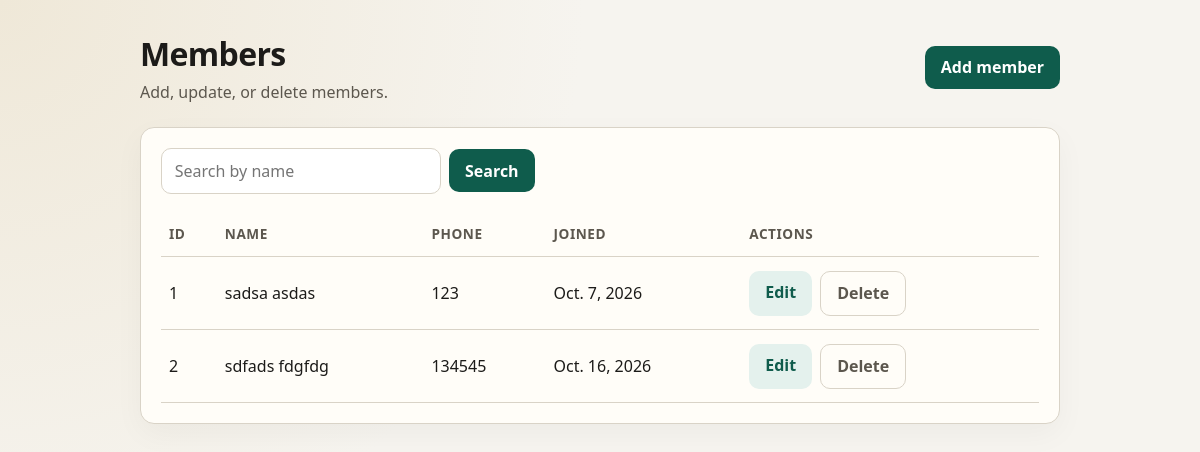
Before: /app1/members/ with the older database file.
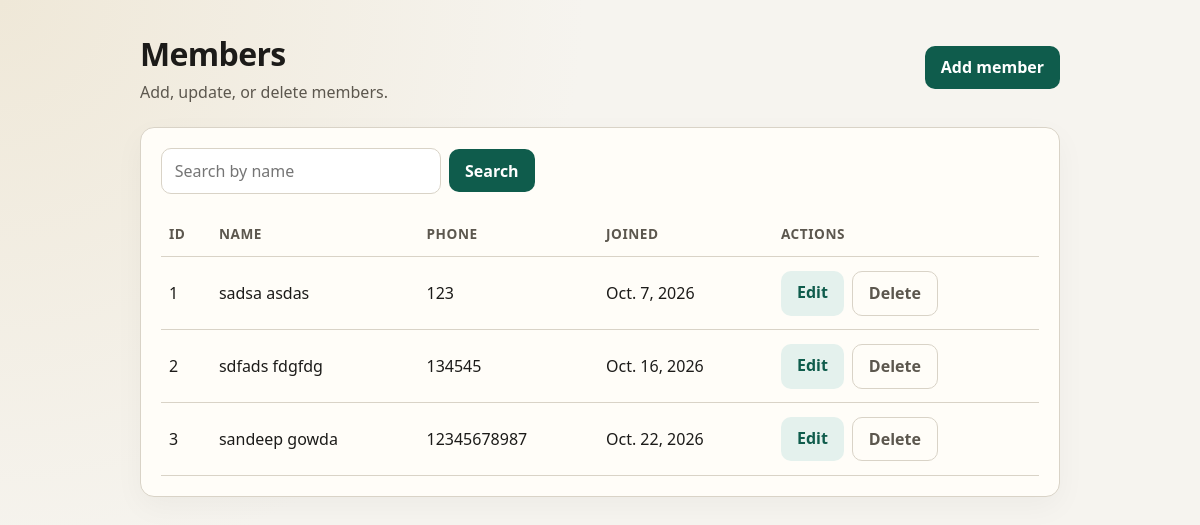
After: the same page with the newer database file.
### app1/models.py (models this page shows, shortened)
class Member(models.Model):
    firstname = models.CharField(max_length=255)
    lastname = models.CharField(max_length=255)
    phone = models.IntegerField(null=True)
    joined_date = models.DateField(null=True)

### app1/views.py (the view)
# urls.py: path('members/', views.members, name='members'),
def members(request):
    query = request.GET.get('q', '').strip()
    all_members = Member.objects.all().order_by('id')
    if query:
        all_members = all_members.filter(
            Q(firstname__icontains=query) | Q(lastname__icontains=query)
        )
    template = loader.get_template('members.html')
    context = {
        'members': all_members,
        'query': query,
    }
    return HttpResponse(template.render(context, request))

### app1/templates/members.html (shortened to what this page needs)
{% extends "base.html" %}
{% block content %}
<header>
  <div>
    <h1>Members</h1>
    <p class="lead">Add, update, or delete members.</p>
  </div>
  <a class="btn btn-primary" href="{% url 'add_member' %}">Add member</a>
</header>
<div class="panel">
  <form method="get" action="{% url 'members' %}" style="max-width: none; margin-bottom: 1rem; display: flex; gap: 0.5rem; align-items: center;">
    <input
      type="text"
      name="q"
      value="{{ query }}"
      placeholder="Search by name"
      style="max-width: 280px;"
    />
    <button class="btn btn-primary" type="submit">Search</button>
  </form>
  {% if members %}
  <table>
    <thead>
      <tr>
        <th>ID</th>
        <th>Name</th>
        <th>Phone</th>
        <th>Joined</th>
        <th>Actions</th>
      </tr>
    </thead>
    <tbody>
      {% for member in members %}
      <tr>
        <td>{{ member.id }}</td>
        <td>{{ member.firstname }} {{ member.lastname }}</td>
        <td>{{ member.phone|default:"—" }}</td>
        <td>{{ member.joined_date|default:"—" }}</td>
        <td>
          <div class="actions">
            <a class="btn btn-secondary" href="{% url 'update_member' member.id %}">Edit</a>
            <a class="btn btn-ghost" href="{% url 'delete_member' member.id %}">Delete</a>
          </div>
        </td>
      </tr>
      {% endfor %}
    </tbody>
  </table>
  {% elif query %}
  <p class="empty">No members match “{{ query }}”.</p>
  {% else %}
  <p class="empty">No members yet. Add your first one.</p>
  {% endif %}
</div>
{% endblock %}

### app1/templates/base.html (shortened to what this page needs)
<!doctype html>
<html lang="en">
  <head>
  </head>
  <body>
    <div class="wrap">
      {% block content %}{% endblock %}
    </div>
  </body>
</html>

### app1/templates/base.html (style rules this page uses)
:root { --bg: #f6f4ef; --ink: #1c1b19; --muted: #5c574e; --line: #d9d3c7; --accent: #0f5c4c; --accent-soft: #e4f1ed; --danger: #8b2e2e; --danger-soft: #f7e8e8; --card: #fffdf8; }
* { box-sizing: border-box; }
body { margin: 0; font-family: "Segoe UI", Tahoma, Geneva, Verdana, sans-serif; background: radial-gradient(circle at top left, #efe8d8 0%, transparent 40%), var(--bg); color: var(--ink); min-height: 100vh; }
.wrap { width: min(920px, calc(100% - 2rem)); margin: 2rem auto; }
header { display: flex; align-items: center; justify-content: space-between; gap: 1rem; margin-bottom: 1.5rem; }
h1, h2 { margin: 0; font-weight: 650; letter-spacing: -0.02em; }
p.lead { margin: 0.35rem 0 0; color: var(--muted); }
.panel { background: var(--card); border: 1px solid var(--line); border-radius: 14px; padding: 1.25rem; box-shadow: 0 10px 30px rgba(28, 27, 25, 0.04); }
.btn { display: inline-block; border: 0; border-radius: 10px; padding: 0.65rem 1rem; text-decoration: none; font: inherit; font-weight: 600; cursor: pointer; }
.btn-primary { background: var(--accent); color: white; }
.btn-secondary { background: var(--accent-soft); color: var(--accent); }
.btn-ghost { background: transparent; color: var(--muted); border: 1px solid var(--line); }
.actions { display: flex; flex-wrap: wrap; gap: 0.5rem; }
table { width: 100%; border-collapse: collapse; }
th, td { text-align: left; padding: 0.85rem 0.5rem; border-bottom: 1px solid var(--line); vertical-align: middle; }
th { color: var(--muted); font-size: 0.85rem; font-weight: 600; text-transform: uppercase; letter-spacing: 0.04em; }
form { display: grid; gap: 1rem; max-width: 420px; }
input { width: 100%; border: 1px solid var(--line); border-radius: 10px; padding: 0.7rem 0.8rem; font: inherit; background: white; }

Changed rows visible on the page:
added Member: id "3", firstname "sandeep", lastname "gowda", phone "12345678987", joined_date "Oct. 22, 2026"
